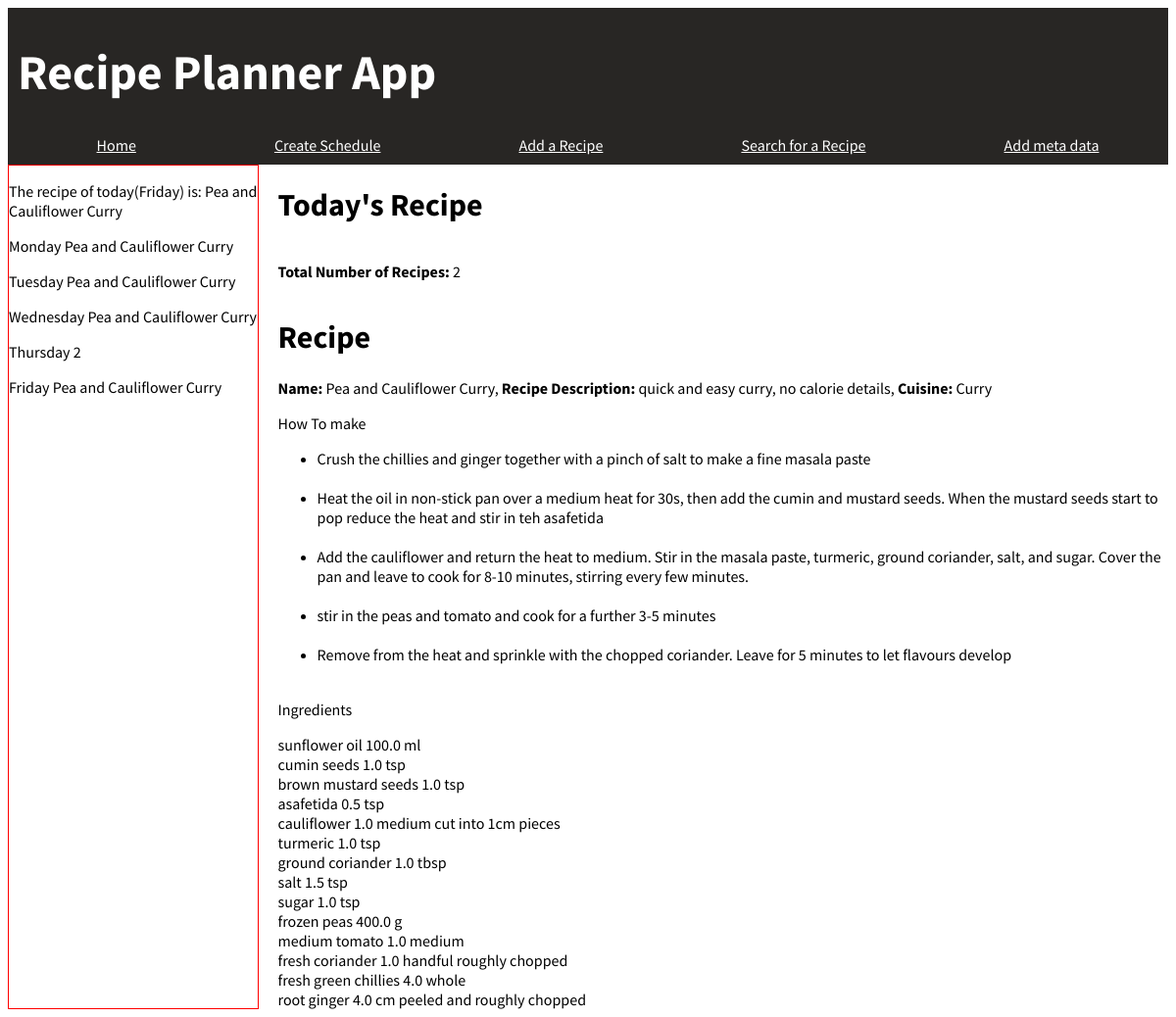
The page /home on the database its author committed.
### application/models.py (models this page shows, shortened)
class Recipes(db.Model):
    id = db.Column(db.Integer, primary_key=True)
    recipe_name = db.Column(db.String(100), nullable=False)
    recipe_description = db.Column(db.String(500))
    cuisine_id = db.Column(db.Integer, db.ForeignKey('cuisine.id'))
    quantity = db.relationship('Quantity', backref="quantitybr1")
    method = db.relationship('Method', backref='methodbr')

class Cuisine(db.Model):
    id = db.Column(db.Integer, primary_key=True)
    cuisine_name = db.Column(db.String(50), nullable=False)
    recipe = db.relationship('Recipes', backref='recipesbr')

class Method(db.Model):
    id = db.Column(db.Integer, primary_key=True)
    recipe_id = db.Column(db.Integer, db.ForeignKey('recipes.id'), nullable=False)
    step_num = db.Column(db.Integer, nullable=False)
    step = db.Column(db.String(200), nullable=False)

class Ingredients(db.Model):
    id = db.Column(db.Integer, primary_key=True)
    ingredient_name = db.Column(db.String(50), nullable=False)
    quantity = db.relationship("Quantity", backref="quantitybr")

class Quantity(db.Model):
    id = db.Column(db.Integer, primary_key=True)
    recipe_id = db.Column(db.Integer, db.ForeignKey('recipes.id'), nullable=False)
    ingredient_id = db.Column(db.Integer, db.ForeignKey('ingredients.id'), nullable=False)
    ingredient_prep = db.Column(db.String(100))
    amount = db.Column(db.Float, nullable=False)
    measure = db.Column(db.Integer, db.ForeignKey('measure.id'))

class Measure(db.Model):
    id = db.Column(db.Integer, primary_key=True)
    measure = db.Column(db.String(20), nullable=False)
    quantity = db.relationship("Quantity", backref="quantitybr3")
    shopping_list = db.relationship("ShoppingList", backref="shoppinglist")

### application/routes.py (the view)
@app.route('/', methods = ['GET', 'POST'])
@app.route('/home', methods = ['GET', 'POST'])
def index():
    week = []
    week.append(Recipes.query.filter_by(id = Schedule.query.filter_by(day_of_the_week = 0).first().recipe_id).first())
    week.append(Recipes.query.filter_by(id = Schedule.query.filter_by(day_of_the_week = 1).first().recipe_id).first())
    week.append(Recipes.query.filter_by(id = Schedule.query.filter_by(day_of_the_week = 2).first().recipe_id).first())
    week.append(Recipes.query.filter_by(id = Schedule.query.filter_by(day_of_the_week = 3).first().recipe_id).first())
    week.append(Recipes.query.filter_by(id = Schedule.query.filter_by(day_of_the_week = 4).first().recipe_id).first())
    day = date.today()
    day = calendar.day_name[day.weekday()]
    recipe_of_the_day = Recipes.query.filter_by(id = (Schedule.query.filter_by(day_of_the_week = datetime.today().weekday()).first().recipe_id)).first().recipe_name
    total_number = Recipes.query.count()
    daily_recipe = Recipes.query.filter_by(id = (Schedule.query.filter_by(day_of_the_week = datetime.today().weekday()).first().recipe_id)).first()
    cuisine = Cuisine.query.filter_by(id=daily_recipe.cuisine_id).first().cuisine_name
    method_list = [m.step for m in Method.query.filter_by(recipe_id = daily_recipe.id)]
    quantities = Quantity.query.filter_by(recipe_id = daily_recipe.id).all()
    ingredient_list = []
    n = 0
    for q in quantities:
        ingredient_list.append([])
        ingredient_list[n].append(Ingredients.query.filter_by(id = q.ingredient_id).first().ingredient_name)
        ingredient_list[n].append(q.amount)
        ingredient_list[n].append(Measure.query.filter_by(id = q.measure).first().measure)
        ingredient_list[n].append(q.ingredient_prep)
        n += 1
    return render_template('index.html', day=day, recipe_of_the_day=recipe_of_the_day, week=week, daily_recipe=daily_recipe, total_number=total_number, cuisine=cuisine, method_list=method_list, ingredient_list=ingredient_list)

### application/templates/index.html
{% extends 'layout.html'%}
{% block body %}
<div style="padding-left:20px">
    <h1>Today's Recipe</h1>
    <div style="display:flex; justify-content: start;">
        <div>
            <p><b>Total Number of Recipes:</b> {{ total_number }}<p>
        </div>
    </div>
    <div>
        <h1> Recipe</h1>
        <p><b>Name:</b> {{ daily_recipe.recipe_name }}, <b>Recipe Description:</b> {{ daily_recipe.recipe_description }}, <b>Cuisine:</b> {{ cuisine }}</p>
        <p>How To make</p>
        <ul>
        {% for m in method_list %}
        <li>{{ m }}</li><br>
        {% endfor %}
        </ul>
        <p>Ingredients</p>
        {% for q in ingredient_list %}
        <div class = "field">
            {{ q[0] }}
            {{ q[1] }}
            {{ q[2] }}
            {{ q[3] }}
        </div>
        {% endfor %}
        </div>
    </div>
</div>
{% endblock body %}

### application/templates/layout.html (shortened to what this page needs)
<!DOCTYPE html>
<html lang="en">
<head>
    <link href="../static/format.css" rel="stylesheet">
</head>
<body style="font-family: Source Sans Pro, sans-serif">
    <div class="header" style="background-color:#282624; width:100%; margin: 0 auto">
        <div style="display:flex">
            <h1 style="color:white; font-size:50px; margin-left: 10px"> Recipe Planner App</h1></div>
        <div id = "links" style="text-align: center; display: flex; justify-content: space-around; color:white; padding-bottom: 10px; padding-left: 20px">
            <a href="{{ url_for('index') }}"  style='color:white'>Home</a>
            <a href="{{ url_for('create_weekly_schedule') }}"> Create Schedule</a>
            <a href="{{ url_for('add_recipe') }}">Add a Recipe</a>
            <a href="{{ url_for('search_recipes') }}">Search for a Recipe</a>
            <a href="{{ url_for('add_meta') }}">Add meta data</a>
        </div>
    </div>
    <div class="container">
        <div id="left">
            <p>The recipe of today({{ day }}) is:  {{ recipe_of_the_day }}</p>
            <p>Monday {{ week[0].recipe_name }}</p>
            <p>Tuesday {{ week[1].recipe_name }}</p>
            <p>Wednesday {{ week[2].recipe_name }}</p>
            <p>Thursday {{ week[3].recipe_name }}</p>
            <p>Friday {{ week[4].recipe_name }}</p>
        </div>
        <div id="center">
            {% block body %}
            {% endblock body %}
        </div>
</body>
</html>

### application/static/format.css (style rules this page uses)
.field { display: flex; width: 500px; justify-content: space-between; }
.container { display: flex; }
#left { max-width: 30%; border: 1px solid red; }

### application/templates/layout.html (style rules this page uses)
a { color:white }

### rows shown on the page
Recipes: recipe_name "Pea and Cauliflower Curry", recipe_description "quick and easy curry, no calorie details"
Recipes: recipe_name "2"
Cuisine: cuisine_name "Curry"
Method: step "Crush the chillies and ginger together with a pinch of salt to make a fine masala paste"
Method: step "Heat the oil in non-stick pan over a medium heat for 30s, then add the cumin and mustard seeds. When the mustard seeds start to pop reduce the heat and stir in teh asafetida"
Method: step "Add the cauliflower and return the heat to medium. Stir in the masala paste, turmeric, ground coriander, salt, and sugar. Cover the pan and leave to cook for 8-10 minutes, stirring every few minutes."
Method: step "stir in the peas and tomato and cook for a further 3-5 minutes"
Method: step "Remove from the heat and sprinkle with the chopped coriander. Leave for 5 minutes to let flavours develop"
Ingredients: ingredient_name "sunflower oil"
Quantity: amount "100.0"
Measure: measure "ml"
Ingredients: ingredient_name "cumin seeds"
Quantity: amount "1.0"
Measure: measure "tsp" "tsp" "tsp" "tsp" "tsp" "tsp"
Ingredients: ingredient_name "brown mustard seeds"
Quantity: amount "1.0"
Ingredients: ingredient_name "asafetida"
Quantity: amount "0.5"
Ingredients: ingredient_name "cauliflower"
Quantity: amount "1.0", ingredient_prep "cut into 1cm pieces"
Measure: measure "medium" "medium"
Ingredients: ingredient_name "turmeric"
Quantity: amount "1.0"
Ingredients: ingredient_name "ground coriander"
Quantity: amount "1.0"
Measure: measure "tbsp"
Ingredients: ingredient_name "salt"
Quantity: amount "1.5"
Ingredients: ingredient_name "sugar"
Quantity: amount "1.0"
Ingredients: ingredient_name "frozen peas"
Quantity: amount "400.0"
Ingredients: ingredient_name "medium tomato"
Quantity: amount "1.0"
Ingredients: ingredient_name "fresh coriander"
Quantity: amount "1.0", ingredient_prep "roughly chopped"
Measure: measure "handful"
Ingredients: ingredient_name "fresh green chillies"
Quantity: amount "4.0"
Measure: measure "whole"
Ingredients: ingredient_name "root ginger"
Quantity: amount "4.0", ingredient_prep "peeled and roughly chopped"
Measure: measure "cm"

### other values the page prints
{{ day }} "Friday"
{{ total_number }} "2"
{{ q[2] }} "g"
